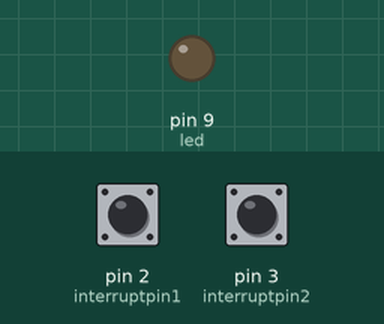
Simulated run of this sketch. Board: Arduino Uno, built with avr-gcc and run on an emulated ATmega328P. Parts: output pins drawn as LEDs (lit = HIGH). The test bench sets the inputs (shaded band); at power-on: pin 2 (interruptpin1) HIGH, pin 3 (interruptpin2) HIGH.

Above: at 1.2 s.
1.3 s: pin 2 (interruptpin1) pulled LOW for 0.15 s
At 1.7 s:
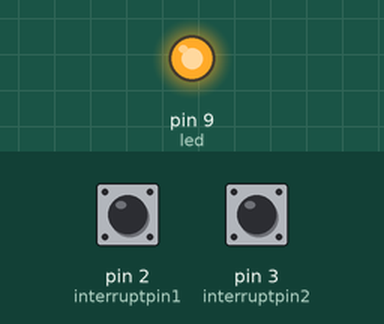
2.9 s: pin 3 (interruptpin2) pulled LOW for 0.15 s
At 4.1 s:
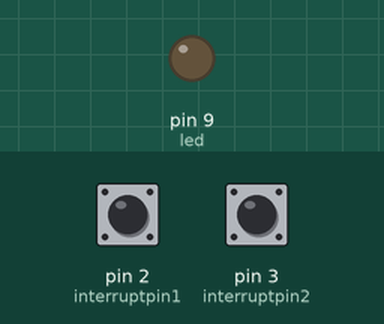
4.5 s: pin 2 (interruptpin1) pulled LOW for 1 s
At 5.3 s:
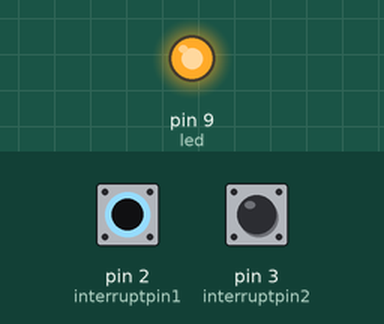
Timing chart, 0 to 7.5 s (numbered marks = the images above; inputs shaded):
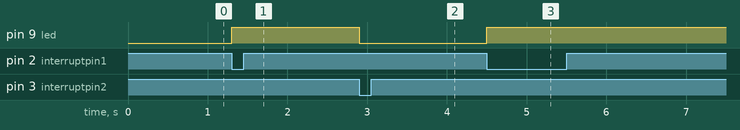

Measured:
- after the input at 1.3 s, pin 9 (led): LOW → HIGH at once
- after the input at 2.9 s, pin 9 (led): HIGH → LOW at once
- after the input at 4.5 s, pin 9 (led): LOW → HIGH at once

The sketch:

ligaedesligaledcom2botaointerrupt.ino
```cpp
const int led = 9;
const int interruptpin1 = 2;
const int interruptpin2 = 3;
bool state = LOW;


void setup() {
  pinMode (led, OUTPUT);
  pinMode (interruptpin2, INPUT_PULLUP);
  pinMode (interruptpin1, INPUT_PULLUP);
  attachInterrupt (digitalPinToInterrupt(interruptpin1), on, FALLING);
  attachInterrupt (digitalPinToInterrupt(interruptpin2), off, FALLING);
}

void loop() {
  digitalWrite (led, state);

}

void on() {

 state = 1;

}

void off() {

 state = 0;

}
```
